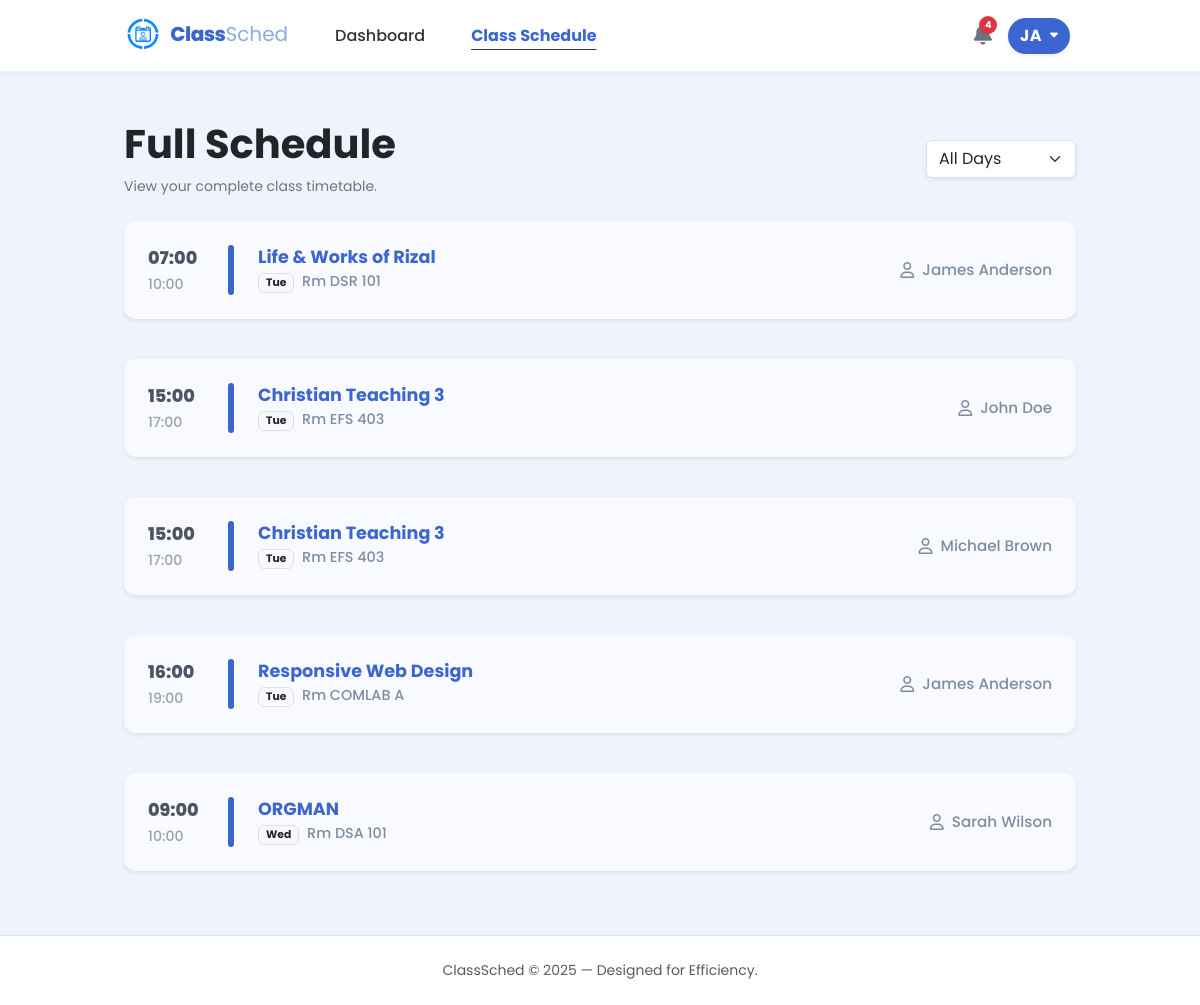
Before: /src/student_schedule.php (signed in) with the older database file.
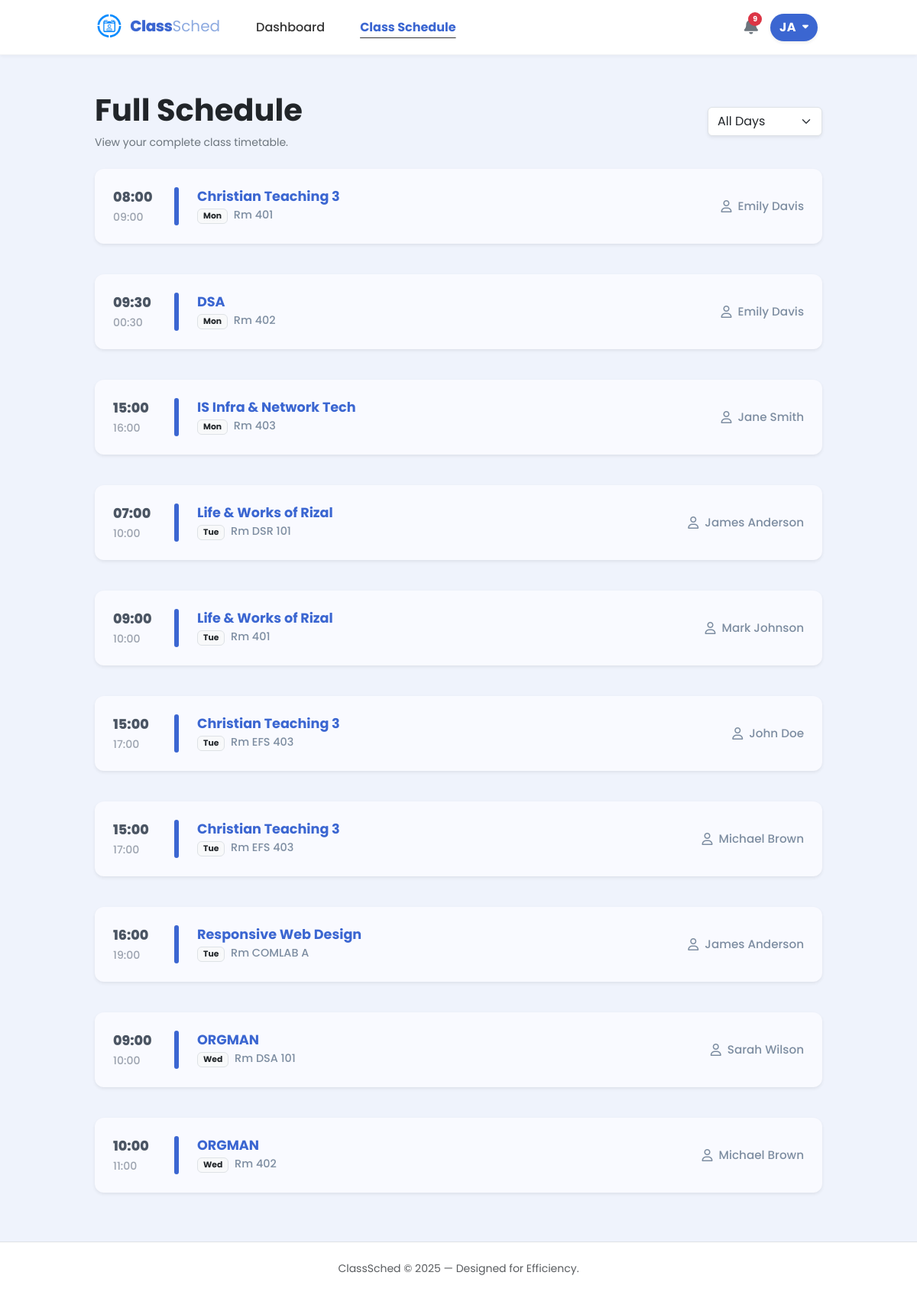
After: the same page with the newer database file.
### tables this page shows
CREATE TABLE students (
        id INTEGER PRIMARY KEY AUTOINCREMENT,
        user_id INTEGER UNIQUE,
        student_number TEXT(50) NOT NULL,
        last_name TEXT(50) NOT NULL,
        first_name TEXT(50),
        middle_name TEXT(50),
        age INTEGER,
        phone_number TEXT(20),
        course_id INTEGER NOT NULL,
        year_level INTEGER,
        email TEXT(255) UNIQUE,
        last_notification_check DATETIME DEFAULT "1970-01-01 00:00:00",
        FOREIGN KEY (user_id) REFERENCES users(id),
        FOREIGN KEY (course_id) REFERENCES courses(id)
    );

CREATE TABLE schedules (
        id INTEGER PRIMARY KEY AUTOINCREMENT,
        day TEXT NOT NULL,
        subject_id INTEGER NOT NULL,
        teacher_id INTEGER NOT NULL,
        room TEXT(10),
        time_start TIME,
        time_end TIME,
        course_id INTEGER NOT NULL,

        FOREIGN KEY (teacher_id) REFERENCES teachers(id),
        FOREIGN KEY (course_id) REFERENCES courses(id),
        FOREIGN KEY (subject_id) REFERENCES subjects(id)
    );

CREATE TABLE subjects (
        id INTEGER PRIMARY KEY AUTOINCREMENT,
        subject_name TEXT NOT NULL UNIQUE
    );

CREATE TABLE teachers (
        id INTEGER PRIMARY KEY AUTOINCREMENT,
        name TEXT NOT NULL UNIQUE
    );

### src/student_schedule.php (the view, shortened to what the rows shown need)
<?php
$user = $_SESSION['user'];
$db = get_db();
$user_id = $user['id'];
$student = $db->querySingle("SELECT * FROM students WHERE user_id = $user_id", true);
$course_id = (int)$student['course_id'];
$selected_day = $_GET['day'] ?? 'All';
$sqlSched = "
    SELECT sch.*, sub.subject_name, t.name as teacher_name
    FROM schedules sch
    LEFT JOIN subjects sub ON sch.subject_id = sub.id
    LEFT JOIN teachers t ON sch.teacher_id = t.id
    WHERE sch.course_id = :cid
";
$sqlSched .= " ORDER BY
    CASE
        WHEN sch.day = 'Monday' THEN 1
        WHEN sch.day = 'Tuesday' THEN 2
        WHEN sch.day = 'Wednesday' THEN 3
        WHEN sch.day = 'Thursday' THEN 4
        WHEN sch.day = 'Friday' THEN 5
        WHEN sch.day = 'Saturday' THEN 6
        WHEN sch.day = 'Sunday' THEN 7
        ELSE 8
    END,
    sch.time_start ASC";
$stmt = $db->prepare($sqlSched);
$stmt->bindValue(':cid', $course_id, SQLITE3_INTEGER);
$sched_result = $stmt->execute();
$schedule_data = [];
while ($row = $sched_result->fetchArray(SQLITE3_ASSOC)) {
    $schedule_data[] = $row;
}
$themeColor = '#3b66d1';
    ?>
<!DOCTYPE html>
<html lang="en">
<head>
    <link href="https://cdn.jsdelivr.net/npm/bootstrap@5.3.3/dist/css/bootstrap.min.css" rel="stylesheet">
    <link href="https://cdnjs.cloudflare.com/ajax/libs/font-awesome/6.0.0/css/all.min.css" rel="stylesheet">
    <link rel="stylesheet" href="../styles/student_schedule.css">
    <link rel="stylesheet" href="../styles/student.css">
    <link rel="stylesheet" href="../styles/notification.css">
</head>
<body class="d-flex flex-column min-vh-100 position-relative">
    <?php require_once __DIR__ . "/student_nav.php"; ?>
    <div class="container px-4 py-5" style="max-width: 1000px;">
        <div class="d-flex flex-wrap justify-content-between align-items-center mb-4 gap-3">
            <div>
                <h1 class="fw-bold text-dark mb-2">Full Schedule</h1>
            </div>
        </div>
        <div id="schedule-body" class="schedule-list">
            <?php
            foreach ($schedule_data as $row):
                $currentColor = $themeColor;
                $start_time = $row['time_start'] ? date("H:i", strtotime($row['time_start'])) : '--';
                $end_time   = $row['time_end']   ? date("H:i", strtotime($row['time_end']))   : '';
            ?>
                <div class="schedule-card mb-3 shadow-sm border-0">
                    <div class="time-col">
                        <div><?php echo $start_time; ?></div>
                        <?php if($end_time): ?>
                            <div style="font-size: 0.8em; color: #9ca3af; font-weight: 500; margin-top: 2px;">
                                <?php echo $end_time; ?>
                            </div>
                        <?php endif; ?>
                    </div>
                    <div class="accent-bar" style="background-color: <?php echo $currentColor; ?>;"></div>
                    <div class="subject-info">
                        <div class="subject-name" style="color: <?php echo $currentColor; ?>;">
                            <?php echo htmlspecialchars($row['subject_name']); ?>
                        </div>
                        <div class="room-badge">
                            <?php if($selected_day === 'All'): ?>
                                <span class="badge bg-light text-dark border me-1"><?php echo substr($row['day'], 0, 3); ?></span>
                            <?php endif; ?>
                            Rm <?php echo htmlspecialchars($row['room'] ?? 'TBA'); ?>
                        </div>
                    </div>
                    <div class="teacher-col">
                        <i class="fa-regular fa-user"></i>
                        <?php echo htmlspecialchars($row['teacher_name']); ?>
                    </div>
                </div>
            <?php endforeach; ?>
        </div>
    </div>
</body>
</html>

### src/student_nav.php (shortened to what the rows shown need)
<?php
$current_page = basename($_SERVER['PHP_SELF']);
$is_admin = (strpos($current_page, 'admin_') === 0);
$fullName = null;
$initials = null;
if (isset($_SESSION['user']['id']) && isset($db)) {
    $userId = $_SESSION['user']['id'];
    $stmt = $db->prepare("SELECT first_name, last_name FROM students WHERE user_id = :uid");
    $stmt->bindValue(':uid', $userId, SQLITE3_INTEGER);
    $result = $stmt->execute();
    $navStudent = $result->fetchArray(SQLITE3_ASSOC);
    if ($navStudent) {
        $fullName = $navStudent['first_name'] . ' ' . $navStudent['last_name'];
    }
}
if ($fullName) {
    $parts = explode(' ', trim($fullName));
    if (count($parts) >= 2) {
        $initials = strtoupper(substr($parts[0], 0, 1) . substr($parts[1], 0, 1));
    } else {
        $initials = strtoupper(substr($fullName, 0, 2));
    }
}
?>
<link rel="stylesheet" href="../styles/student_nav.css">
<nav class="navbar navbar-expand-md sticky-top">
    <div class="container-fluid px-4">
        <div class="d-flex align-items-center gap-3">
            <div class="dropdown">
                <?php if ($is_admin): ?>
                    <button class="btn user-dropdown-btn rounded-pill d-flex align-items-center gap-2 border-0 shadow-sm" type="button" data-bs-toggle="dropdown" aria-expanded="false">
                        <span class="fw-bold" style="letter-spacing: 0.5px;"><?php echo htmlspecialchars($initials ?? 'AD'); ?></span>
                        <i class="fa-solid fa-caret-down" style="font-size: 0.8rem;"></i>
                    </button>
                    <ul class="dropdown-menu dropdown-menu-end custom-dropdown-menu shadow-lg mt-2">
                        <li class="dropdown-header-custom">
                            <small class="text-muted d-block" style="font-size: 11px;">Signed in as</small>
                            <span class="fw-bold text-dark" style="font-size: 15px;"><?php echo htmlspecialchars($fullName ?? 'Administrator'); ?></span>
                        </li>
                        <li><hr class="dropdown-divider my-1"></li>
                        <li>
                            <a class="dropdown-item text-danger" href="logout.php">
                                Logout
                            </a>
                        </li>
                    </ul>
                <?php else: ?>
                    <button class="btn user-dropdown-btn rounded-pill d-flex align-items-center gap-2 border-0 shadow-sm" type="button" data-bs-toggle="dropdown" aria-expanded="false">
                        <span class="fw-bold" style="letter-spacing: 0.5px;"><?php echo htmlspecialchars($initials ?? 'US'); ?></span>
                        <i class="fa-solid fa-caret-down" style="font-size: 0.8rem;"></i>
                    </button>
                <?php endif; ?>
            </div>
        </div>
    </div>
</nav>

Changed rows visible on the page:
added schedules: time_start "08:00", time_end "09:00", subject.subject_name "Christian Teaching 3", day "Mon", room "401", teacher.name "Emily Davis"
added schedules: time_start "09:30", time_end "00:30", subject.subject_name "DSA", day "Mon", room "402", teacher.name "Emily Davis"
added schedules: time_start "15:00", time_end "16:00", subject.subject_name "IS Infra & Network Tech", day "Mon", room "403", teacher.name "Jane Smith"
added schedules: time_start "09:00", time_end "10:00", subject.subject_name "Life & Works of Rizal", day "Tue", room "401", teacher.name "Mark Johnson"
added schedules: time_start "10:00", time_end "11:00", subject.subject_name "ORGMAN", day "Wed", room "402", teacher.name "Michael Brown"
Other visible differences:
$unread_count: "4" → "9"
